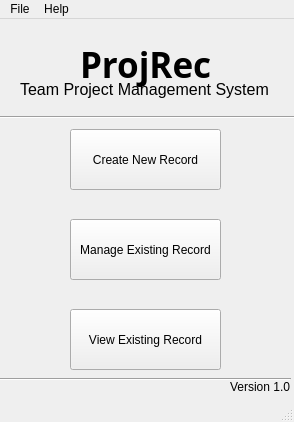
<?xml version="1.0" encoding="UTF-8"?>
<ui version="4.0">
 <class>MainWindow</class>
 <widget class="QMainWindow" name="MainWindow">
  <property name="geometry">
   <rect>
    <x>0</x>
    <y>0</y>
    <width>294</width>
    <height>422</height>
   </rect>
  </property>
  <property name="minimumSize">
   <size>
    <width>294</width>
    <height>422</height>
   </size>
  </property>
  <property name="maximumSize">
   <size>
    <width>294</width>
    <height>422</height>
   </size>
  </property>
  <property name="windowTitle">
   <string>MainWindow</string>
  </property>
  <widget class="QWidget" name="centralwidget">
   <widget class="QPushButton" name="pushButton">
    <property name="geometry">
     <rect>
      <x>70</x>
      <y>110</y>
      <width>151</width>
      <height>61</height>
     </rect>
    </property>
    <property name="text">
     <string>Create New Record</string>
    </property>
   </widget>
   <widget class="QPushButton" name="pushButton_2">
    <property name="geometry">
     <rect>
      <x>70</x>
      <y>200</y>
      <width>151</width>
      <height>61</height>
     </rect>
    </property>
    <property name="text">
     <string>Manage Existing Record</string>
    </property>
   </widget>
   <widget class="QPushButton" name="pushButton_3">
    <property name="geometry">
     <rect>
      <x>70</x>
      <y>290</y>
      <width>151</width>
      <height>61</height>
     </rect>
    </property>
    <property name="text">
     <string>View Existing Record</string>
    </property>
   </widget>
   <widget class="QLabel" name="label">
    <property name="geometry">
     <rect>
      <x>80</x>
      <y>20</y>
      <width>131</width>
      <height>51</height>
     </rect>
    </property>
    <property name="font">
     <font>
      <family>Myanmar Text</family>
      <pointsize>26</pointsize>
      <weight>75</weight>
      <bold>true</bold>
     </font>
    </property>
    <property name="text">
     <string>ProjRec</string>
    </property>
   </widget>
   <widget class="Line" name="line">
    <property name="geometry">
     <rect>
      <x>-10</x>
      <y>350</y>
      <width>301</width>
      <height>20</height>
     </rect>
    </property>
    <property name="orientation">
     <enum>Qt::Horizontal</enum>
    </property>
   </widget>
   <widget class="QLabel" name="label_2">
    <property name="geometry">
     <rect>
      <x>230</x>
      <y>360</y>
      <width>61</width>
      <height>16</height>
     </rect>
    </property>
    <property name="text">
     <string>Version 1.0</string>
    </property>
   </widget>
   <widget class="QLabel" name="label_3">
    <property name="geometry">
     <rect>
      <x>20</x>
      <y>60</y>
      <width>261</width>
      <height>21</height>
     </rect>
    </property>
    <property name="font">
     <font>
      <pointsize>12</pointsize>
     </font>
    </property>
    <property name="text">
     <string>Team Project Management System</string>
    </property>
   </widget>
   <widget class="Line" name="line_2">
    <property name="geometry">
     <rect>
      <x>0</x>
      <y>90</y>
      <width>301</width>
      <height>16</height>
     </rect>
    </property>
    <property name="orientation">
     <enum>Qt::Horizontal</enum>
    </property>
   </widget>
  </widget>
  <widget class="QMenuBar" name="menubar">
   <property name="geometry">
    <rect>
     <x>0</x>
     <y>0</y>
     <width>294</width>
     <height>21</height>
    </rect>
   </property>
   <widget class="QMenu" name="menuFile">
    <property name="title">
     <string>File</string>
    </property>
    <addaction name="actionExit"/>
   </widget>
   <widget class="QMenu" name="menuHelp">
    <property name="title">
     <string>Help</string>
    </property>
    <addaction name="actionAbout"/>
   </widget>
   <addaction name="menuFile"/>
   <addaction name="menuHelp"/>
  </widget>
  <widget class="QStatusBar" name="statusbar"/>
  <action name="actionExit">
   <property name="text">
    <string>Exit</string>
   </property>
  </action>
  <action name="actionAbout">
   <property name="text">
    <string>About</string>
   </property>
  </action>
 </widget>
 <resources/>
 <connections/>
</ui>
